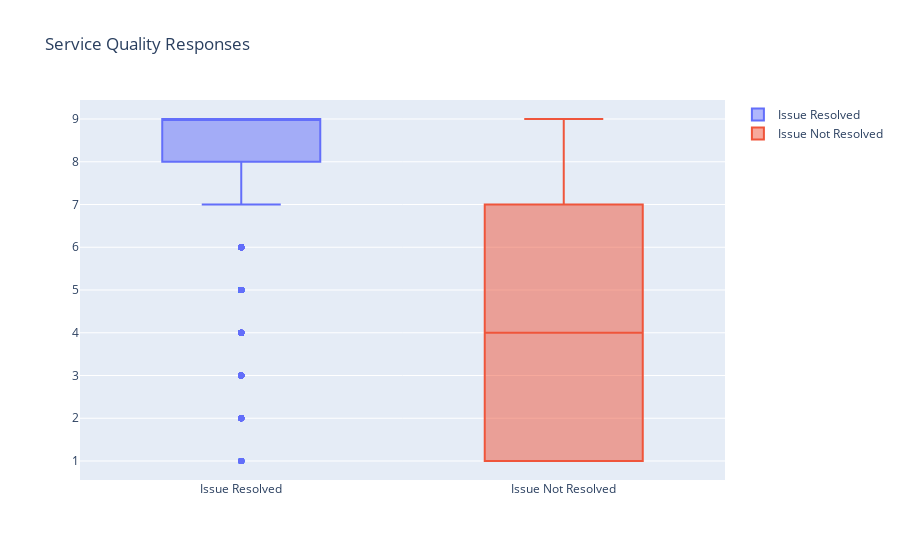

The cell this chart's notebook holds for it:
### Markdown cell above
## 14. What about the quality of service?

### Code cell
trace0 =go.Box(y=data_survey['QualityOfSupport_9pt_act'][data_survey['Is_Issue_Resolved']=="yes"],name="Issue Resolved")
trace1 = go.Box(y=data_survey['QualityOfSupport_9pt_act'][data_survey['Is_Issue_Resolved']=="no"],name="Issue Not Resolved")
layout = go.Layout(title="Service Quality Responses ")
data_point = [trace0,trace1]
plotly.offline.iplot({'data':data_point,'layout':layout})

### Figure 1 — Plotly figure (JSON) as saved in the notebook; plotly's stock layout.template omitted (floating-point values rounded to 4 significant figures; data arrays with more than 128 entries replaced by an {"elided": "..."} marker saying what was removed)
{"data": [{"name": "Issue Resolved", "type": "box", "y": {"elided": "6942 int values"}}, {"name": "Issue Not Resolved", "type": "box", "y": {"elided": "881 int values"}}], "layout": {"title": {"text": "Service Quality Responses "}}}
